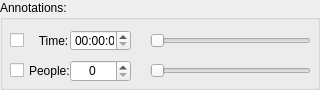
             <widget class="QGroupBox" name="annotations_groupBox">
              <property name="minimumSize">
               <size>
                <width>320</width>
                <height>90</height>
               </size>
              </property>
              <property name="maximumSize">
               <size>
                <width>320</width>
                <height>90</height>
               </size>
              </property>
              <property name="baseSize">
               <size>
                <width>0</width>
                <height>80</height>
               </size>
              </property>
              <property name="title">
               <string>Annotations:</string>
              </property>
              <widget class="QCheckBox" name="time_checkBox">
               <property name="geometry">
                <rect>
                 <x>10</x>
                 <y>30</y>
                 <width>61</width>
                 <height>21</height>
                </rect>
               </property>
               <property name="styleSheet">
                <string notr="true">background:none</string>
               </property>
               <property name="text">
                <string>   Time:</string>
               </property>
              </widget>
              <widget class="QSlider" name="time_horizontalSlider">
               <property name="geometry">
                <rect>
                 <x>150</x>
                 <y>30</y>
                 <width>161</width>
                 <height>22</height>
                </rect>
               </property>
               <property name="focusPolicy">
                <enum>Qt::NoFocus</enum>
               </property>
               <property name="maximum">
                <number>1439</number>
               </property>
               <property name="orientation">
                <enum>Qt::Horizontal</enum>
               </property>
              </widget>
              <widget class="QTimeEdit" name="specifictime_timeEdit">
               <property name="geometry">
                <rect>
                 <x>70</x>
                 <y>30</y>
                 <width>61</width>
                 <height>21</height>
                </rect>
               </property>
               <property name="toolTip">
                <string>X-value of vertical line.</string>
               </property>
               <property name="alignment">
                <set>Qt::AlignCenter</set>
               </property>
              </widget>
              <widget class="QCheckBox" name="people_checkBox">
               <property name="geometry">
                <rect>
                 <x>10</x>
                 <y>60</y>
                 <width>91</width>
                 <height>21</height>
                </rect>
               </property>
               <property name="styleSheet">
                <string notr="true">background:none</string>
               </property>
               <property name="text">
                <string>People:</string>
               </property>
               <property name="checked">
                <bool>false</bool>
               </property>
              </widget>
              <widget class="QSlider" name="people_horizontalSlider">
               <property name="geometry">
                <rect>
                 <x>150</x>
                 <y>60</y>
                 <width>161</width>
                 <height>22</height>
                </rect>
               </property>
               <property name="focusPolicy">
                <enum>Qt::NoFocus</enum>
               </property>
               <property name="maximum">
                <number>124</number>
               </property>
               <property name="orientation">
                <enum>Qt::Horizontal</enum>
               </property>
              </widget>
              <widget class="QSpinBox" name="people_spinBox">
               <property name="geometry">
                <rect>
                 <x>70</x>
                 <y>60</y>
                 <width>61</width>
                 <height>22</height>
                </rect>
               </property>
               <property name="toolTip">
                <string>Y-value of horizontal line.</string>
               </property>
               <property name="alignment">
                <set>Qt::AlignCenter</set>
               </property>
               <property name="maximum">
                <number>124</number>
               </property>
              </widget>
             </widget>
